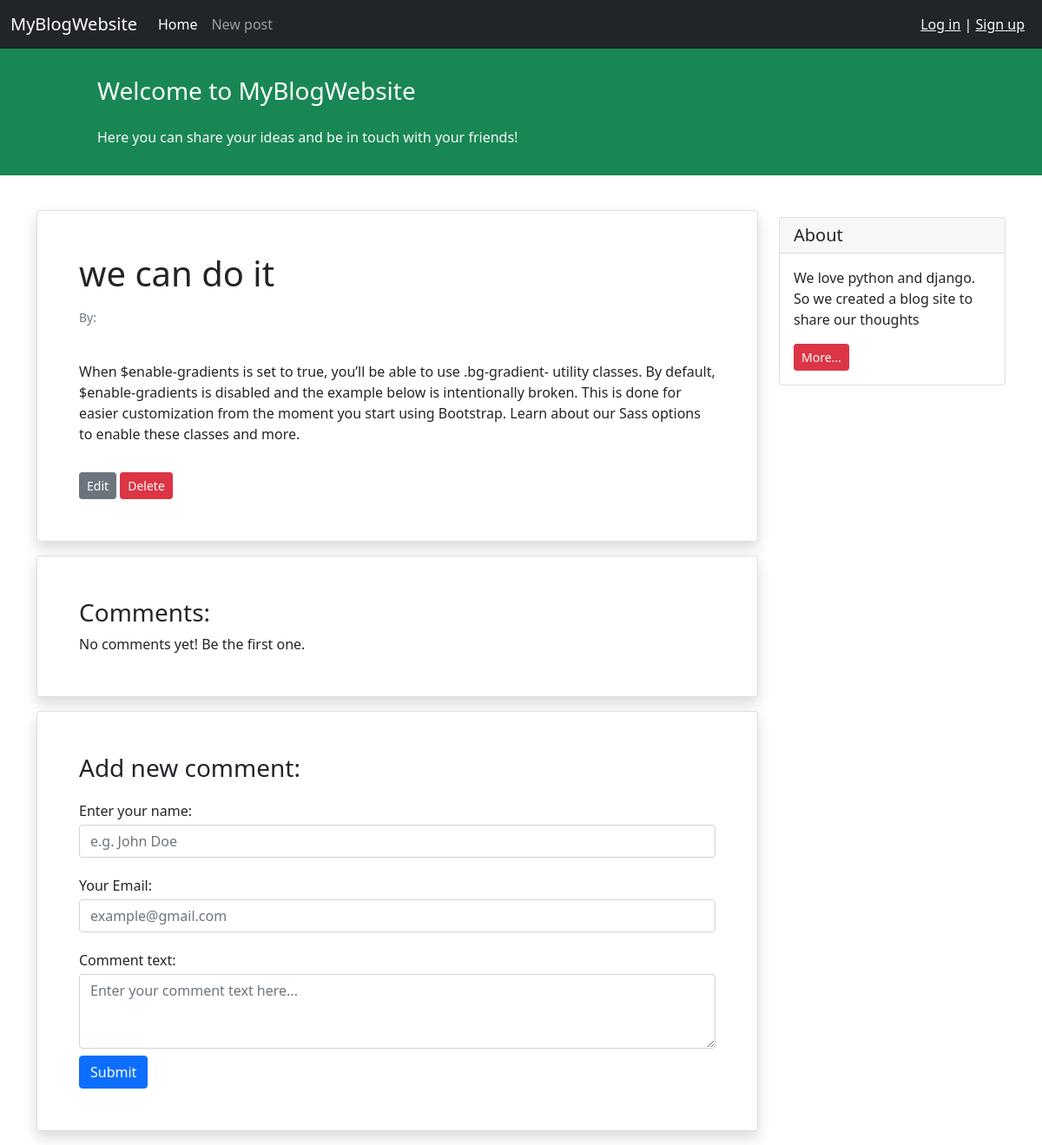
The app's page /we-can-do-it/3/ with its own data.
### blog/models.py (models this page shows, shortened)
class Post(models.Model):
    STATUS_CHOICES = (
        ('published', 'Published'),
        ('draft', 'Draft'),
    )
    title = models.CharField(max_length=200)
    text = models.TextField()
    author = models.ForeignKey('auth.User', on_delete=models.CASCADE)
    datetime_created = models.DateTimeField(auto_now_add=True)
    datetime_modified = models.DateTimeField(auto_now=True)
    status = models.CharField(choices=STATUS_CHOICES, max_length=10)
    slug = models.SlugField(max_length=250, blank=False, editable=False)
    def get_absolute_update_url(self):
        kwargs = {
            'slug' : self.slug,
            'pk' : self.id,
        }
        return reverse('post_update', kwargs=kwargs)
    def get_absolute_delete_url(self):
        kwargs = {
            'slug' : self.slug,
            'pk' : self.id,
        }
        return reverse('post_delete', kwargs=kwargs)

### blog/views.py (the view)
# urls.py: path('<slug:slug>/<str:pk>/', views.PostDetailView.as_view(), name='post_detail'),
class PostDetailView(generic.DetailView):
    model = Post
    template_name = 'blog/post_detail.html'
    context_object_name = 'post'
    slug_field = 'slug'

### blog/templates/blog/post_detail.html (shortened to what this page needs)
{% extends '_base.html' %}
{% block content %}
<div class="container mt-4">
  <div class="row">
    <div class="col-9">
      <div class="card shadow my-3 p-5">
        <h1>{{post.title}}</h1>
        <p class="small text-muted mt-2">
          By: {{post.author.first_name}} {{post.author.last_name}}
        </p>
        <p class="mt-2">{{post.text|linebreaks}}</p>
        <div>
          <a
            href="{{ post.get_absolute_update_url }}"
            class="btn btn-sm btn-secondary"
            >Edit</a
          >
          <a
            href="{{ post.get_absolute_delete_url }}"
            class="btn btn-sm btn-danger"
            >Delete</a
          >
        </div>
      </div>
      <div class="card shadow my-3 p-5">
        <h3>Comments:</h3>
        No comments yet! Be the first one.
      </div>
      <div class="card shadow my-3 p-5">
        <h3>Add new comment:</h3>
        <form method="POST">
          <div class="form-group py-2">
            <label class="py-1" for="author_name">Enter your name:</label>
            <input
              type="text"
              class="form-control"
              placeholder="e.g. John Doe"
              name="author_name"
            />
          </div>
          <div class="form-group py-2">
            <label class="py-1" for="email">Your Email:</label>
            <input
              type="email"
              class="form-control"
              placeholder="example@gmail.com"
              name="email"
            />
          </div>
          <div class="form-group py-2">
            <label class="py-1" for="comment_text">Comment text:</label>
            <textarea
              class="form-control"
              name="text"
              rows="3"
              placeholder="Enter your comment text here..."
            ></textarea>
          </div>
          <button type="submit" class="btn btn-primary">Submit</button>
        </form>
      </div>
    </div>
    <div class="col-3">
      <div class="card my-4">
        <h5 class="card-header">About</h5>
        <div class="card-body">
          <p class="card-text">
            We love python and django. So we created a blog site to share our
            thoughts
          </p>
          <a href="#" class="btn btn-sm btn-danger"> More... </a>
        </div>
      </div>
    </div>
  </div>
</div>
{% endblock content %}

### records on screen
Post: title "we can do it", text "When $enable-gradients is set to true, you’ll be able to use .bg-gradient- utility classes. By default, $enable-gradients is disabled and the example below is intentionally broken. This is done for easier customization from the moment you start using Bootstrap. Learn about our Sass options to enable these classes and more."
